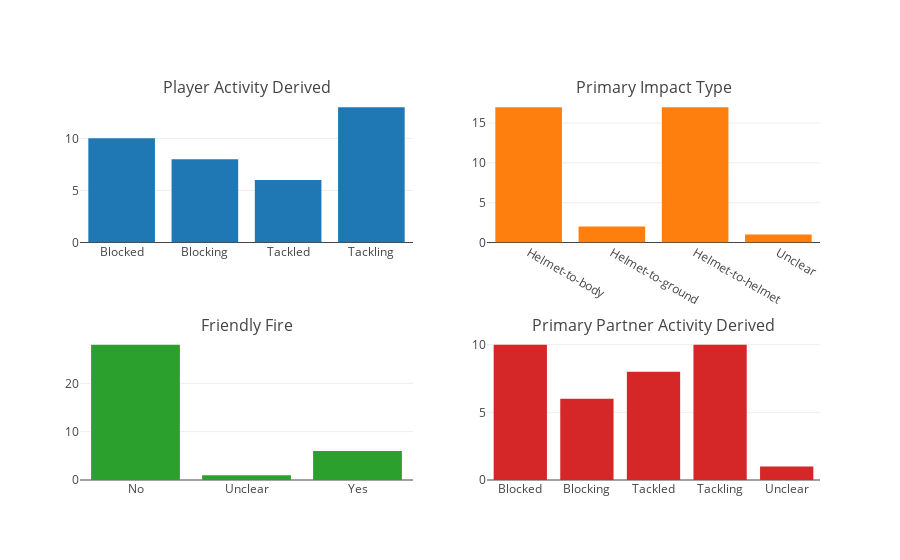

Here is the notebook cell this chart was saved with:
### Markdown cell above
My initial reaction is that head injuries are already rare on punt plays (<1%).
However, given the severity of these injuries, any reduction to concussions can be beneficial for the NFL.
### How are players being injured?
Explore:
    - Primary player acitivities
    - Impact types (ex. Helmet-to-Helmet)
    - Friendly Fire
    - Partner activities

### Code cell
#Create bar graphs to show the counts for each topic

trace1 = go.Bar(
        x=video_review.groupby(['Player_Activity_Derived'], as_index=False)['PlayID'].count()['Player_Activity_Derived'],
        y=video_review.groupby(['Player_Activity_Derived'], as_index=False)['PlayID'].count()['PlayID']
    )
trace2 = go.Bar(
        x=video_review.groupby(['Primary_Impact_Type'], as_index=False)['PlayID'].count()['Primary_Impact_Type'],
        y=video_review.groupby(['Primary_Impact_Type'], as_index=False)['PlayID'].count()['PlayID'],
    )
trace3 = go.Bar(
        x=video_review.groupby(['Friendly_Fire'], as_index=False)['PlayID'].count()['Friendly_Fire'],
        y=video_review.groupby(['Friendly_Fire'], as_index=False)['PlayID'].count()['PlayID'],
    )
trace4 = go.Bar(
        x=video_review.groupby(['Primary_Partner_Activity_Derived'], as_index=False)['PlayID'].count()['Primary_Partner_Activity_Derived'],
        y=video_review.groupby(['Primary_Partner_Activity_Derived'], as_index=False)['PlayID'].count()['PlayID'],
    )

fig = tools.make_subplots(rows=2, cols=2, subplot_titles=('Player Activity Derived', 'Primary Impact Type',
                                                          'Friendly Fire', 'Primary Partner Activity Derived'))

fig.append_trace(trace1, 1, 1)
fig.append_trace(trace2, 1, 2)
fig.append_trace(trace3, 2, 1)
fig.append_trace(trace4, 2, 2)

fig['layout'].update(showlegend=False)

iplot(fig, filename='injury-eda')

### Figure 1 — Plotly figure (JSON) as saved in the notebook; plotly's stock layout.template omitted (floating-point values rounded to 4 significant figures)
{"data": [{"type": "bar", "uid": "2e08a554-8755-40c5-b2b3-6a7d28be33e3", "x": ["Blocked", "Blocking", "Tackled", "Tackling"], "xaxis": "x", "y": [10, 8, 6, 13], "yaxis": "y"}, {"type": "bar", "uid": "1f4d00d7-29bc-4349-aba4-2ab291e69fc4", "x": ["Helmet-to-body", "Helmet-to-ground", "Helmet-to-helmet", "Unclear"], "xaxis": "x2", "y": [17, 2, 17, 1], "yaxis": "y2"}, {"type": "bar", "uid": "e4ce2bb4-ce08-4690-8ec9-00d38a353824", "x": ["No", "Unclear", "Yes"], "xaxis": "x3", "y": [28, 1, 6], "yaxis": "y3"}, {"type": "bar", "uid": "97457406-b81c-4ab1-bb28-7d11425e5e23", "x": ["Blocked", "Blocking", "Tackled", "Tackling", "Unclear"], "xaxis": "x4", "y": [10, 6, 8, 10, 1], "yaxis": "y4"}], "layout": {"annotations": [{"font": {"size": 16}, "showarrow": false, "text": "Player Activity Derived", "x": 0.225, "xanchor": "center", "xref": "paper", "y": 1, "yanchor": "bottom", "yref": "paper"}, {"font": {"size": 16}, "showarrow": false, "text": "Primary Impact Type", "x": 0.775, "xanchor": "center", "xref": "paper", "y": 1, "yanchor": "bottom", "yref": "paper"}, {"font": {"size": 16}, "showarrow": false, "text": "Friendly Fire", "x": 0.225, "xanchor": "center", "xref": "paper", "y": 0.375, "yanchor": "bottom", "yref": "paper"}, {"font": {"size": 16}, "showarrow": false, "text": "Primary Partner Activity Derived", "x": 0.775, "xanchor": "center", "xref": "paper", "y": 0.375, "yanchor": "bottom", "yref": "paper"}], "showlegend": false, "xaxis": {"anchor": "y", "domain": [0, 0.45]}, "xaxis2": {"anchor": "y2", "domain": [0.55, 1]}, "xaxis3": {"anchor": "y3", "domain": [0, 0.45]}, "xaxis4": {"anchor": "y4", "domain": [0.55, 1]}, "yaxis": {"anchor": "x", "domain": [0.625, 1]}, "yaxis2": {"anchor": "x2", "domain": [0.625, 1]}, "yaxis3": {"anchor": "x3", "domain": [0, 0.375]}, "yaxis4": {"anchor": "x4", "domain": [0, 0.375]}}}
